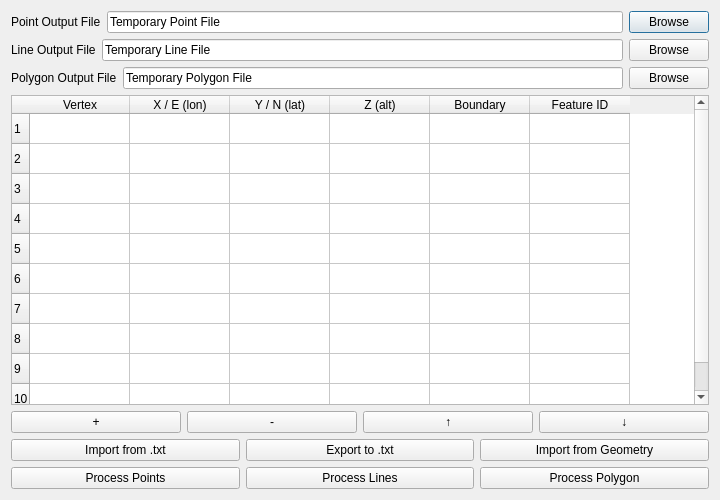
<?xml version="1.0" encoding="UTF-8"?>
<ui version="4.0">
 <class>CoordinateInputDialogBase</class>
 <widget class="QDialog" name="CoordinateInputDialogBase">
  <property name="geometry">
   <rect>
    <x>0</x>
    <y>0</y>
    <width>720</width>
    <height>500</height>
   </rect>
  </property>
  <property name="windowTitle">
   <string translatable="yes">Coordinate Input</string>
  </property>
  <layout class="QVBoxLayout" name="verticalLayout">
  
   <item>
    <layout class="QHBoxLayout" name="horizontalLayoutPoint">
     <item>
      <widget class="QLabel" name="outputLabelPoint">
       <property name="text">
        <string translatable="yes">Point Output File</string>
       </property>
      </widget>
     </item>
     <item>
      <widget class="QLineEdit" name="outputPathLineEdit">
       <property name="text">
        <string translatable="yes">Temporary Point File</string>
       </property>
       <property name="minimumWidth">
        <number>480</number>
       </property>
       <property name="maximumWidth">
        <number>480</number>
       </property>
      </widget>
     </item>
     <item>
      <widget class="QPushButton" name="browseButton">
       <property name="text">
        <string translatable="yes">Browse</string>
       </property>
      </widget>
     </item>
    </layout>
   </item>
   
   <item>
    <layout class="QHBoxLayout" name="horizontalLayoutLine">
     <item>
      <widget class="QLabel" name="outputLabelLine">
       <property name="text">
        <string translatable="yes">Line Output File</string>
       </property>
      </widget>
     </item>
     <item>
      <widget class="QLineEdit" name="outputPathLineEditLine">
       <property name="text">
        <string translatable="yes">Temporary Line File</string>
       </property>
       <property name="minimumWidth">
        <number>480</number>
       </property>
       <property name="maximumWidth">
        <number>480</number>
       </property>
      </widget>
     </item>
     <item>
      <widget class="QPushButton" name="browseButtonLine">
       <property name="text">
        <string translatable="yes">Browse</string>
       </property>
      </widget>
     </item>
    </layout>
   </item>
   
   <item>
    <layout class="QHBoxLayout" name="horizontalLayoutPolygon">
     <item>
      <widget class="QLabel" name="outputLabelPolygon">
       <property name="text">
        <string translatable="yes">Polygon Output File</string>
       </property>
      </widget>
     </item>
     <item>
      <widget class="QLineEdit" name="outputPathLineEditPolygon">
       <property name="text">
        <string translatable="yes">Temporary Polygon File</string>
       </property>
       <property name="minimumWidth">
        <number>480</number>
       </property>
       <property name="maximumWidth">
        <number>480</number>
       </property>
      </widget>
     </item>
     <item>
      <widget class="QPushButton" name="browseButtonPolygon">
       <property name="text">
        <string translatable="yes">Browse</string>
       </property>
      </widget>
     </item>
    </layout>
   </item>
   
   <item>
    <widget class="QTableWidget" name="coordinateTableWidget">
     <property name="columnCount">
      <number>6</number>
     </property>
     <property name="rowCount">
      <number>10</number>
     </property>
     <column>
      <property name="text">
       <string translatable="yes">Vertex</string>
      </property>
     </column>
     <column>
      <property name="text">
       <string translatable="yes">X / E (lon)</string>
      </property>
     </column>
     <column>
      <property name="text">
       <string translatable="yes">Y / N (lat)</string>
      </property>
     </column>
     <column>
      <property name="text">
       <string translatable="yes">Z (alt)</string>
      </property>
     </column>
     <column>
      <property name="text">
       <string translatable="yes">Boundary</string>
      </property>
     </column>
     <column>
      <property name="text">
       <string translatable="yes">Feature ID</string>
      </property>
     </column>
    </widget>
   </item>
   
   <item>
    <layout class="QHBoxLayout" name="horizontalLayoutAddRemove">
     <item>
      <widget class="QPushButton" name="addRowButton">
       <property name="text">
        <string translatable="yes">+</string>
       </property>
      </widget>
     </item>
     <item>
      <widget class="QPushButton" name="removeRowButton">
       <property name="text">
        <string translatable="yes">-</string>
       </property>
      </widget>
     </item>
     <item>
      <widget class="QPushButton" name="moveUpButton">
       <property name="text">
        <string translatable="yes">↑</string>
       </property>
      </widget>
     </item>
     <item>
      <widget class="QPushButton" name="moveDownButton">
       <property name="text">
        <string translatable="yes">↓</string>
       </property>
      </widget>
     </item>
    </layout>
   </item>
   
   <item>
    <layout class="QHBoxLayout" name="horizontalLayoutImportExport">
     <item>
      <widget class="QPushButton" name="importButton">
       <property name="text">
        <string translatable="yes">Import from .txt</string>
       </property>
      </widget>
     </item>
     <item>
      <widget class="QPushButton" name="exportButton">
       <property name="text">
        <string translatable="yes">Export to .txt</string>
       </property>
      </widget>
     </item>
     <item>
      <widget class="QPushButton" name="importGeometryButton">
       <property name="text">
        <string translatable="yes">Import from Geometry</string>
       </property>
      </widget>
     </item>
    </layout>
   </item>
   
   <item>
    <layout class="QHBoxLayout" name="horizontalLayoutProcess">
     <item>
      <widget class="QPushButton" name="processButton">
       <property name="text">
        <string translatable="yes">Process Points</string>
       </property>
      </widget>
     </item>
     <item>
      <widget class="QPushButton" name="processLineButton">
       <property name="text">
        <string translatable="yes">Process Lines</string>
       </property>
      </widget>
     </item>
     <item>
      <widget class="QPushButton" name="processPolygonButton">
       <property name="text">
        <string translatable="yes">Process Polygon</string>
       </property>
      </widget>
     </item>
    </layout>
   </item>
   
  </layout>
 </widget>
 <resources/>
 <connections/>
</ui>
